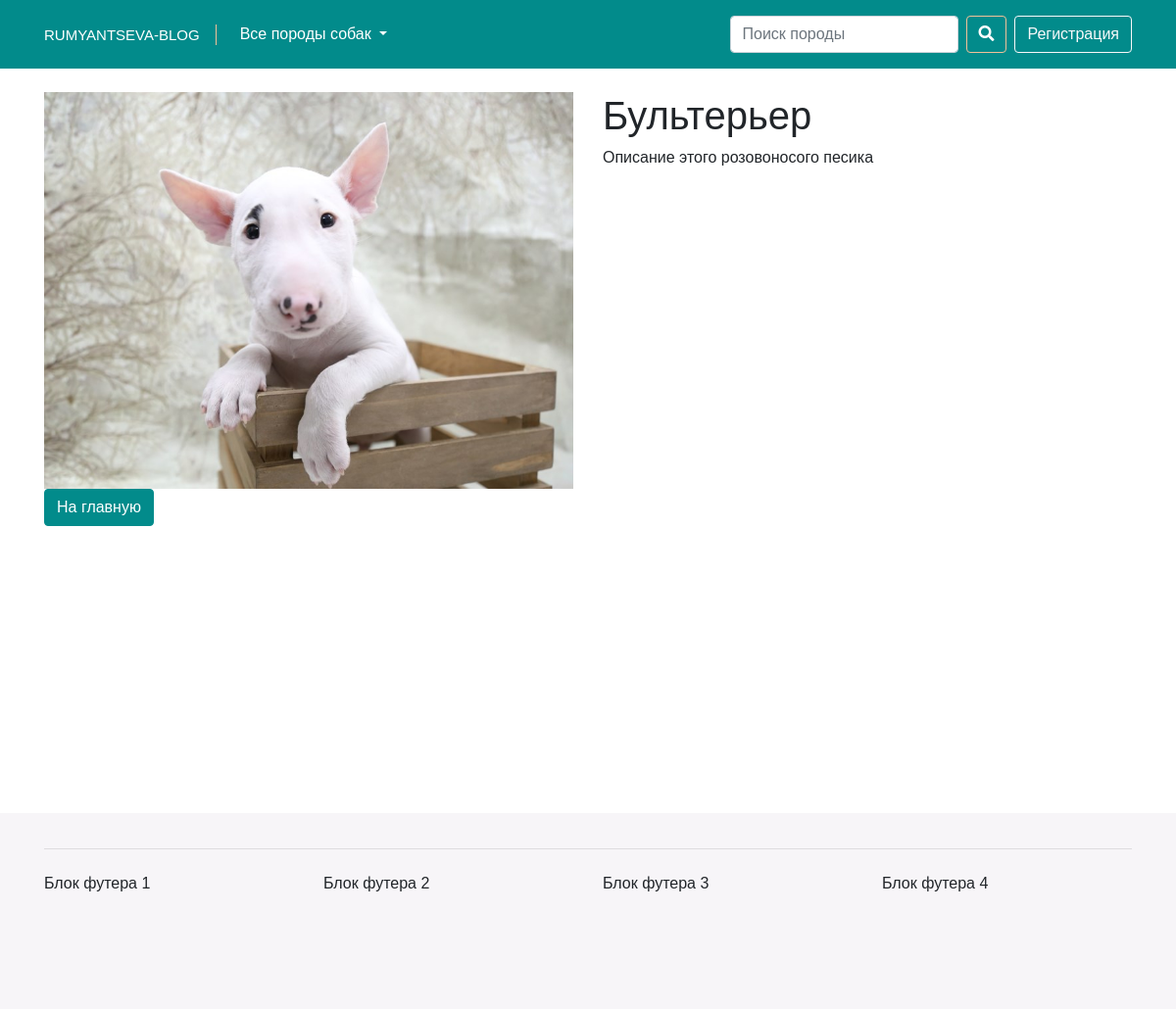
The app's page /details.php?id=45 with its own data.
### tables this page shows
CREATE TABLE `breeds` (
  `id` int(11) NOT NULL,
  `title` varchar(255) NOT NULL,
  `short_content` text NOT NULL,
  `content` text NOT NULL,
  `category_id` int(11) NOT NULL,
  `author_id` int(11) NOT NULL,
  `image` varchar(255) NOT NULL,
  `date` timestamp NOT NULL DEFAULT CURRENT_TIMESTAMP,
  `status` int(1) NOT NULL DEFAULT '1'
);

### details.php (the view, shortened to what this page needs)
<?php
$pdo = new PDO ("mysql:host=localhost;dbname=myblog.loc;charset=utf8", "root", "root");
$statement = $pdo->prepare("SELECT * FROM breeds WHERE id=:id");
$statement->bindParam(":id", $_GET['id']);
$statement->execute();
$breed = $statement->fetch(PDO::FETCH_ASSOC);
?>
<!doctype html>
<html lang="ru">
<head>
	<link rel="stylesheet" href="https://stackpath.bootstrapcdn.com/bootstrap/4.1.3/css/bootstrap.min.css">
	<link rel="stylesheet" href="css/style.css">
	<link rel="stylesheet" href="https://use.fontawesome.com/releases/v5.6.3/css/all.css">
</head>
<body>
<nav class="navbar navbar-expand-lg navbar-dark bg-nav-custom sticky-top">
	<div class="container">
		<a class="navbar-brand navbar-brand-custom" href="/myblog.loc">Rumyantseva-blog</a>
		<div class="collapse navbar-collapse" id="navbarText">
			<ul class="navbar-nav mr-auto">
				<li class="nav-item dropdown active">
					<a class="nav-link dropdown-toggle" href="/myblog.loc" id="navbarDropdown" role="button" data-toggle="dropdown" aria-haspopup="true" aria-expanded="false">
						Все породы собак<span class="sr-only">(current)</span>
					</a>
				</li>
			</ul>
		</div>
		<form class="form-inline my-2 my-lg-0">
			<input class="form-control mr-sm-2" type="search" placeholder="Поиск породы" aria-label="Search">
			<button class="btn btn-outline-success btn-outline-custom my-2 my-sm-0" type="submit"><i class="fas fa-search"></i></button>
		</form>
		<span class="navbar-text ml-lg-2"><button type="button" class="btn btn-outline-light">Регистрация</button></span>
	</div>
</nav>
<div class="section pt-4">
	<div class="container">
		<div class="row">
			<div class="col-md-6">
				<div class="img-wrap">
					<img src="uploads/<?= $breed['image'];?>" alt="">
				</div>
			</div>
			<div class="col-md-6">
				<h1><?= $breed["title"]?></h1>
				<p><?= $breed["content"]?></p>
			</div>
		</div>
		<div class="row">
			<div class="col-12">
				<a class="btn btn-custom" href="/myblog.loc">На главную</a>
			</div>
		</div>
			</div>
		</div>
<footer class="footer">
	<div class="container">
		<hr class="my-4">
		<div class="row">
			<div class="col-3">Блок футера 1</div>
			<div class="col-3">Блок футера 2</div>
			<div class="col-3">Блок футера 3</div>
			<div class="col-3">Блок футера 4</div>
		</div>
	</div>
</footer>
</body>
</html>

### css/style.css (style rules this page uses)
body { font-family: 'lasco-regular', sans-serif; font-size: 16px; line-height: 1.4; }
a { color: #028b8b; }
.bg-nav-custom { background-color: #028b8b; }
.navbar-brand-custom { color: #fff; border-right: 1px solid #f1c198; padding: 0 1rem 0 0; text-transform: uppercase; font-size: 15px; }
.btn-outline-custom { color: #fff; background-color: transparent; background-image: none; border-color: #f1c198; }
.btn-custom { color: #fff; background-color: #028b8b; border-color: #028b8b; }
.section { min-height: 95vh; }
.img-wrap img { max-width: 100%; }
.footer { padding: 1% 0; min-height: 200px; background: #f7f5f8; }

### records on screen
breeds: image (picture), title "Бультерьер", content "Описание этого розовоносого песика"
